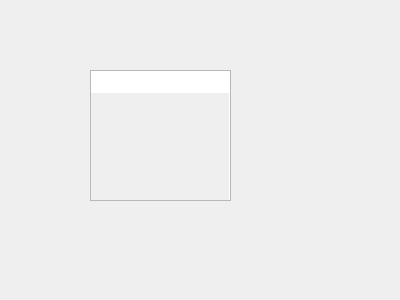
<?xml version="1.0" encoding="UTF-8"?>
<ui version="4.0">
 <class>Form</class>
 <widget class="QWidget" name="Form">
  <property name="geometry">
   <rect>
    <x>0</x>
    <y>0</y>
    <width>400</width>
    <height>300</height>
   </rect>
  </property>
  <property name="windowTitle">
   <string>Form</string>
  </property>
  <widget class="QPlainTextEdit" name="plainTextEdit">
   <property name="geometry">
    <rect>
     <x>90</x>
     <y>70</y>
     <width>141</width>
     <height>131</height>
    </rect>
   </property>
   <property name="readOnly">
    <bool>true</bool>
   </property>
   <property name="overwriteMode">
    <bool>true</bool>
   </property>
   <property name="cursorWidth">
    <number>2</number>
   </property>
   <property name="backgroundVisible">
    <bool>true</bool>
   </property>
  </widget>
 </widget>
 <resources/>
 <connections/>
</ui>
